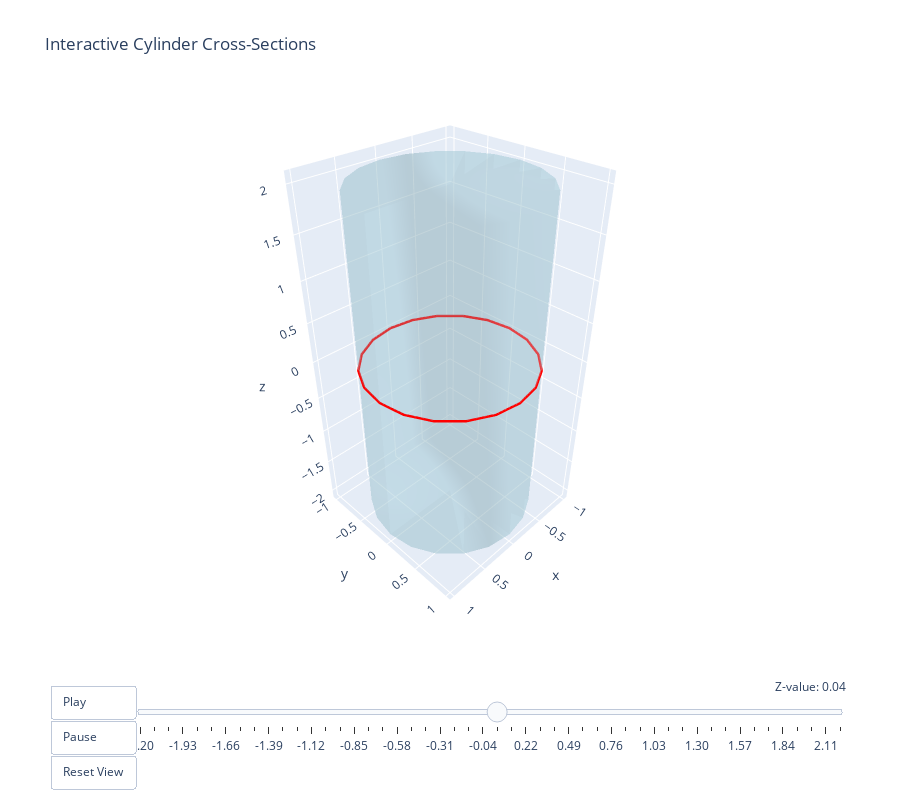

Notebook source saved alongside this figure:
### Markdown cell above
## Interactive Cross-Sections

### Code cell
mm.visualize_mesh_slice_interactive(
    title="Interactive Cylinder Cross-Sections",
    slice_color="red",
    mesh_color="lightblue",
    mesh_opacity=0.3
)

### Figure 1 — Plotly figure (JSON) as saved in the notebook; plotly's stock layout.template omitted (floating-point values rounded to 4 significant figures)
{"data": [{"color": "lightblue", "i": [1, 1, 2, 2, 4, 4, 5, 5, 6, 6, 7, 7, 8, 8, 9, 9, 10, 10, 11, 11, 12, 12, 13, 13, 14, 14, 15, 15, 16, 16, 17, 17, 18, 18, 19, 19, 20, 20, 21, 21, 22, 22, 23, 23, 24, 24, 25, 25, 26, 26, 27, 27, 28, 28, 29, 29, 30, 30, 31, 31, 32, 32, 33, 33, 34, 34, 35, 35, 36, 36, 37, 37, 38, 38, 39, 39, 40, 40, 41, 41], "j": [0, 4, 4, 5, 0, 6, 6, 7, 0, 8, 8, 9, 0, 10, 10, 11, 0, 12, 12, 13, 0, 14, 14, 15, 0, 16, 16, 17, 0, 18, 18, 19, 0, 20, 20, 21, 0, 22, 22, 23, 0, 24, 24, 25, 0, 26, 26, 27, 0, 28, 28, 29, 0, 30, 30, 31, 0, 32, 32, 33, 0, 34, 34, 35, 0, 36, 36, 37, 0, 38, 38, 39, 0, 40, 40, 41, 0, 1, 1, 2], "k": [4, 2, 5, 3, 6, 5, 7, 3, 8, 7, 9, 3, 10, 9, 11, 3, 12, 11, 13, 3, 14, 13, 15, 3, 16, 15, 17, 3, 18, 17, 19, 3, 20, 19, 21, 3, 22, 21, 23, 3, 24, 23, 25, 3, 26, 25, 27, 3, 28, 27, 29, 3, 30, 29, 31, 3, 32, 31, 33, 3, 34, 33, 35, 3, 36, 35, 37, 3, 38, 37, 39, 3, 40, 39, 41, 3, 1, 41, 2, 3], "name": "Mesh", "opacity": 0.3, "type": "mesh3d", "x": [0.0, 1.0, 1.0, 0.0, 0.9511, 0.9511, 0.809, 0.809, 0.5878, 0.5878, 0.309, 0.309, 6.123e-17, 6.123e-17, -0.309, -0.309, -0.5878, -0.5878, -0.809, -0.809, -0.9511, -0.9511, -1.0, -1.0, -0.9511, -0.9511, -0.809, -0.809, -0.5878, -0.5878, -0.309, -0.309, -1.837e-16, -1.837e-16, 0.309, 0.309, 0.5878, 0.5878, 0.809, 0.809, 0.9511, 0.9511], "y": [0.0, 0.0, 0.0, 0.0, 0.309, 0.309, 0.5878, 0.5878, 0.809, 0.809, 0.9511, 0.9511, 1.0, 1.0, 0.9511, 0.9511, 0.809, 0.809, 0.5878, 0.5878, 0.309, 0.309, 1.225e-16, 1.225e-16, -0.309, -0.309, -0.5878, -0.5878, -0.809, -0.809, -0.9511, -0.9511, -1.0, -1.0, -0.9511, -0.9511, -0.809, -0.809, -0.5878, -0.5878, -0.309, -0.309], "z": [-2.0, -2.0, 2.0, 2.0, -2.0, 2.0, -2.0, 2.0, -2.0, 2.0, -2.0, 2.0, -2.0, 2.0, -2.0, 2.0, -2.0, 2.0, -2.0, 2.0, -2.0, 2.0, -2.0, 2.0, -2.0, 2.0, -2.0, 2.0, -2.0, 2.0, -2.0, 2.0, -2.0, 2.0, -2.0, 2.0, -2.0, 2.0, -2.0, 2.0, -2.0, 2.0]}, {"line": {"color": "red", "width": 5}, "mode": "lines", "name": "Slice at z=0.00", "type": "scatter3d", "x": [-1.837e-16, -0.1545, -0.309, -0.4484, -0.5878, -0.6984, -0.809, -0.88, -0.9511, -0.9755, -1, -0.9755, -0.9511, -0.88, -0.809, -0.6984, -0.5878, -0.4484, -0.309, -0.1545, 6.123e-17, 0.1545, 0.309, 0.4484, 0.5878, 0.6984, 0.809, 0.88, 0.9511, 0.9755, 1, 0.9755, 0.9511, 0.88, 0.809, 0.6984, 0.5878, 0.4484, 0.309, 0.1545, -1.837e-16, null], "y": [-1, -0.9755, -0.9511, -0.88, -0.809, -0.6984, -0.5878, -0.4484, -0.309, -0.1545, 1.225e-16, 0.1545, 0.309, 0.4484, 0.5878, 0.6984, 0.809, 0.88, 0.9511, 0.9755, 1, 0.9755, 0.9511, 0.88, 0.809, 0.6984, 0.5878, 0.4484, 0.309, 0.1545, 0, -0.1545, -0.309, -0.4484, -0.5878, -0.6984, -0.809, -0.88, -0.9511, -0.9755, -1, null], "z": [0, 0, 0, 0, 0, 0, 0, 0, 0, 0, 0, 0, 0, 0, 0, 0, 0, 0, 0, 0, 0, 0, 0, 0, 0, 0, 0, 0, 0, 0, 0, 0, 0, 0, 0, 0, 0, 0, 0, 0, 0, null]}], "layout": {"height": 800, "margin": {"b": 100, "l": 50, "r": 50, "t": 100}, "scene": {"aspectmode": "data", "camera": {"eye": {"x": 1.5, "y": 1.5, "z": 1.5}}}, "sliders": [{"active": 25, "currentvalue": {"prefix": "Z-value: ", "visible": true, "xanchor": "right"}, "len": 0.9, "pad": {"b": 10, "t": 50}, "steps": [{"args": [["frame_0"], {"frame": {"duration": 0, "redraw": true}, "mode": "immediate"}], "label": "-2.20", "method": "animate"}, {"args": [["frame_1"], {"frame": {"duration": 0, "redraw": true}, "mode": "immediate"}], "label": "-2.11", "method": "animate"}, {"args": [["frame_2"], {"frame": {"duration": 0, "redraw": true}, "mode": "immediate"}], "label": "-2.02", "method": "animate"}, {"args": [["frame_3"], {"frame": {"duration": 0, "redraw": true}, "mode": "immediate"}], "label": "-1.93", "method": "animate"}, {"args": [["frame_4"], {"frame": {"duration": 0, "redraw": true}, "mode": "immediate"}], "label": "-1.84", "method": "animate"}, {"args": [["frame_5"], {"frame": {"duration": 0, "redraw": true}, "mode": "immediate"}], "label": "-1.75", "method": "animate"}, {"args": [["frame_6"], {"frame": {"duration": 0, "redraw": true}, "mode": "immediate"}], "label": "-1.66", "method": "animate"}, {"args": [["frame_7"], {"frame": {"duration": 0, "redraw": true}, "mode": "immediate"}], "label": "-1.57", "method": "animate"}, {"args": [["frame_8"], {"frame": {"duration": 0, "redraw": true}, "mode": "immediate"}], "label": "-1.48", "method": "animate"}, {"args": [["frame_9"], {"frame": {"duration": 0, "redraw": true}, "mode": "immediate"}], "label": "-1.39", "method": "animate"}, {"args": [["frame_10"], {"frame": {"duration": 0, "redraw": true}, "mode": "immediate"}], "label": "-1.30", "method": "animate"}, {"args": [["frame_11"], {"frame": {"duration": 0, "redraw": true}, "mode": "immediate"}], "label": "-1.21", "method": "animate"}, {"args": [["frame_12"], {"frame": {"duration": 0, "redraw": true}, "mode": "immediate"}], "label": "-1.12", "method": "animate"}, {"args": [["frame_13"], {"frame": {"duration": 0, "redraw": true}, "mode": "immediate"}], "label": "-1.03", "method": "animate"}, {"args": [["frame_14"], {"frame": {"duration": 0, "redraw": true}, "mode": "immediate"}], "label": "-0.94", "method": "animate"}, {"args": [["frame_15"], {"frame": {"duration": 0, "redraw": true}, "mode": "immediate"}], "label": "-0.85", "method": "animate"}, {"args": [["frame_16"], {"frame": {"duration": 0, "redraw": true}, "mode": "immediate"}], "label": "-0.76", "method": "animate"}, {"args": [["frame_17"], {"frame": {"duration": 0, "redraw": true}, "mode": "immediate"}], "label": "-0.67", "method": "animate"}, {"args": [["frame_18"], {"frame": {"duration": 0, "redraw": true}, "mode": "immediate"}], "label": "-0.58", "method": "animate"}, {"args": [["frame_19"], {"frame": {"duration": 0, "redraw": true}, "mode": "immediate"}], "label": "-0.49", "method": "animate"}, {"args": [["frame_20"], {"frame": {"duration": 0, "redraw": true}, "mode": "immediate"}], "label": "-0.40", "method": "animate"}, {"args": [["frame_21"], {"frame": {"duration": 0, "redraw": true}, "mode": "immediate"}], "label": "-0.31", "method": "animate"}, {"args": [["frame_22"], {"frame": {"duration": 0, "redraw": true}, "mode": "immediate"}], "label": "-0.22", "method": "animate"}, {"args": [["frame_23"], {"frame": {"duration": 0, "redraw": true}, "mode": "immediate"}], "label": "-0.13", "method": "animate"}, {"args": [["frame_24"], {"frame": {"duration": 0, "redraw": true}, "mode": "immediate"}], "label": "-0.04", "method": "animate"}, {"args": [["frame_25"], {"frame": {"duration": 0, "redraw": true}, "mode": "immediate"}], "label": "0.04", "method": "animate"}, {"args": [["frame_26"], {"frame": {"duration": 0, "redraw": true}, "mode": "immediate"}], "label": "0.13", "method": "animate"}, {"args": [["frame_27"], {"frame": {"duration": 0, "redraw": true}, "mode": "immediate"}], "label": "0.22", "method": "animate"}, {"args": [["frame_28"], {"frame": {"duration": 0, "redraw": true}, "mode": "immediate"}], "label": "0.31", "method": "animate"}, {"args": [["frame_29"], {"frame": {"duration": 0, "redraw": true}, "mode": "immediate"}], "label": "0.40", "method": "animate"}, {"args": [["frame_30"], {"frame": {"duration": 0, "redraw": true}, "mode": "immediate"}], "label": "0.49", "method": "animate"}, {"args": [["frame_31"], {"frame": {"duration": 0, "redraw": true}, "mode": "immediate"}], "label": "0.58", "method": "animate"}, {"args": [["frame_32"], {"frame": {"duration": 0, "redraw": true}, "mode": "immediate"}], "label": "0.67", "method": "animate"}, {"args": [["frame_33"], {"frame": {"duration": 0, "redraw": true}, "mode": "immediate"}], "label": "0.76", "method": "animate"}, {"args": [["frame_34"], {"frame": {"duration": 0, "redraw": true}, "mode": "immediate"}], "label": "0.85", "method": "animate"}, {"args": [["frame_35"], {"frame": {"duration": 0, "redraw": true}, "mode": "immediate"}], "label": "0.94", "method": "animate"}, {"args": [["frame_36"], {"frame": {"duration": 0, "redraw": true}, "mode": "immediate"}], "label": "1.03", "method": "animate"}, {"args": [["frame_37"], {"frame": {"duration": 0, "redraw": true}, "mode": "immediate"}], "label": "1.12", "method": "animate"}, {"args": [["frame_38"], {"frame": {"duration": 0, "redraw": true}, "mode": "immediate"}], "label": "1.21", "method": "animate"}, {"args": [["frame_39"], {"frame": {"duration": 0, "redraw": true}, "mode": "immediate"}], "label": "1.30", "method": "animate"}, {"args": [["frame_40"], {"frame": {"duration": 0, "redraw": true}, "mode": "immediate"}], "label": "1.39", "method": "animate"}, {"args": [["frame_41"], {"frame": {"duration": 0, "redraw": true}, "mode": "immediate"}], "label": "1.48", "method": "animate"}, {"args": [["frame_42"], {"frame": {"duration": 0, "redraw": true}, "mode": "immediate"}], "label": "1.57", "method": "animate"}, {"args": [["frame_43"], {"frame": {"duration": 0, "redraw": true}, "mode": "immediate"}], "label": "1.66", "method": "animate"}, {"args": [["frame_44"], {"frame": {"duration": 0, "redraw": true}, "mode": "immediate"}], "label": "1.75", "method": "animate"}, {"args": [["frame_45"], {"frame": {"duration": 0, "redraw": true}, "mode": "immediate"}], "label": "1.84", "method": "animate"}, {"args": [["frame_46"], {"frame": {"duration": 0, "redraw": true}, "mode": "immediate"}], "label": "1.93", "method": "animate"}, {"args": [["frame_47"], {"frame": {"duration": 0, "redraw": true}, "mode": "immediate"}], "label": "2.02", "method": "animate"}, {"args": [["frame_48"], {"frame": {"duration": 0, "redraw": true}, "mode": "immediate"}], "label": "2.11", "method": "animate"}, {"args": [["frame_49"], {"frame": {"duration": 0, "redraw": true}, "mode": "immediate"}], "label": "2.20", "method": "animate"}], "x": 0.1, "y": 0}], "title": {"text": "Interactive Cylinder Cross-Sections"}, "updatemenus": [{"buttons": [{"args": [null, {"frame": {"duration": 200, "redraw": true}, "fromcurrent": true}], "label": "Play", "method": "animate"}, {"args": [[null], {"frame": {"duration": 0, "redraw": false}, "mode": "immediate"}], "label": "Pause", "method": "animate"}, {"args": [{"scene.camera.eye": {"x": 1.5, "y": 1.5, "z": 1.5}}], "label": "Reset View", "method": "relayout"}], "pad": {"r": 10, "t": 60}, "showactive": false, "type": "buttons", "x": 0, "xanchor": "left", "y": 0, "yanchor": "top"}]}}
